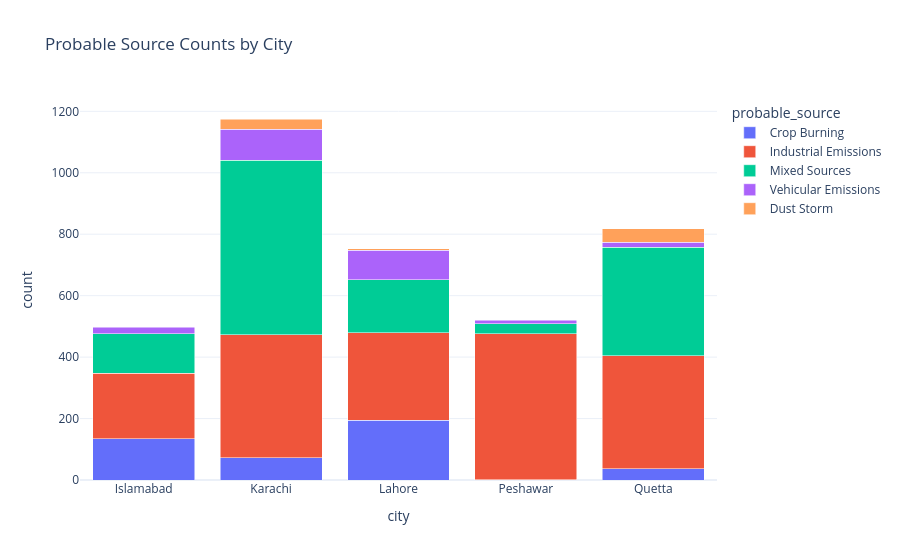

The notebook cell this image was saved under:
### Code cell
fig = px.bar(
    classified_spikes.groupby(["city", "probable_source"]).size().reset_index(name="count"),
    x="city",
    y="count",
    color="probable_source",
    barmode="stack",
    title="Probable Source Counts by City",
)
fig.update_layout(template="plotly_white")
fig.show()

### Figure 1 — Plotly figure (JSON) as saved in the notebook; plotly's stock layout.template omitted (floating-point values rounded to 4 significant figures)
{"data": [{"hovertemplate": "probable_source=Crop Burning<br>city=%{x}<br>count=%{y}<extra></extra>", "legendgroup": "Crop Burning", "marker": {"color": "#636efa", "pattern": {"shape": ""}}, "name": "Crop Burning", "orientation": "v", "showlegend": true, "textposition": "auto", "type": "bar", "x": ["Islamabad", "Karachi", "Lahore", "Peshawar", "Quetta"], "xaxis": "x", "y": [134, 73, 195, 1, 36], "yaxis": "y"}, {"hovertemplate": "probable_source=Industrial Emissions<br>city=%{x}<br>count=%{y}<extra></extra>", "legendgroup": "Industrial Emissions", "marker": {"color": "#EF553B", "pattern": {"shape": ""}}, "name": "Industrial Emissions", "orientation": "v", "showlegend": true, "textposition": "auto", "type": "bar", "x": ["Islamabad", "Karachi", "Lahore", "Peshawar", "Quetta"], "xaxis": "x", "y": [214, 400, 285, 475, 368], "yaxis": "y"}, {"hovertemplate": "probable_source=Mixed Sources<br>city=%{x}<br>count=%{y}<extra></extra>", "legendgroup": "Mixed Sources", "marker": {"color": "#00cc96", "pattern": {"shape": ""}}, "name": "Mixed Sources", "orientation": "v", "showlegend": true, "textposition": "auto", "type": "bar", "x": ["Islamabad", "Karachi", "Lahore", "Peshawar", "Quetta"], "xaxis": "x", "y": [128, 568, 172, 33, 353], "yaxis": "y"}, {"hovertemplate": "probable_source=Vehicular Emissions<br>city=%{x}<br>count=%{y}<extra></extra>", "legendgroup": "Vehicular Emissions", "marker": {"color": "#ab63fa", "pattern": {"shape": ""}}, "name": "Vehicular Emissions", "orientation": "v", "showlegend": true, "textposition": "auto", "type": "bar", "x": ["Islamabad", "Karachi", "Lahore", "Peshawar", "Quetta"], "xaxis": "x", "y": [22, 101, 96, 11, 17], "yaxis": "y"}, {"hovertemplate": "probable_source=Dust Storm<br>city=%{x}<br>count=%{y}<extra></extra>", "legendgroup": "Dust Storm", "marker": {"color": "#FFA15A", "pattern": {"shape": ""}}, "name": "Dust Storm", "orientation": "v", "showlegend": true, "textposition": "auto", "type": "bar", "x": ["Karachi", "Lahore", "Quetta"], "xaxis": "x", "y": [33, 5, 43], "yaxis": "y"}], "layout": {"barmode": "stack", "legend": {"title": {"text": "probable_source"}, "tracegroupgap": 0}, "title": {"text": "Probable Source Counts by City"}, "xaxis": {"anchor": "y", "domain": [0, 1], "title": {"text": "city"}}, "yaxis": {"anchor": "x", "domain": [0, 1], "title": {"text": "count"}}}}
